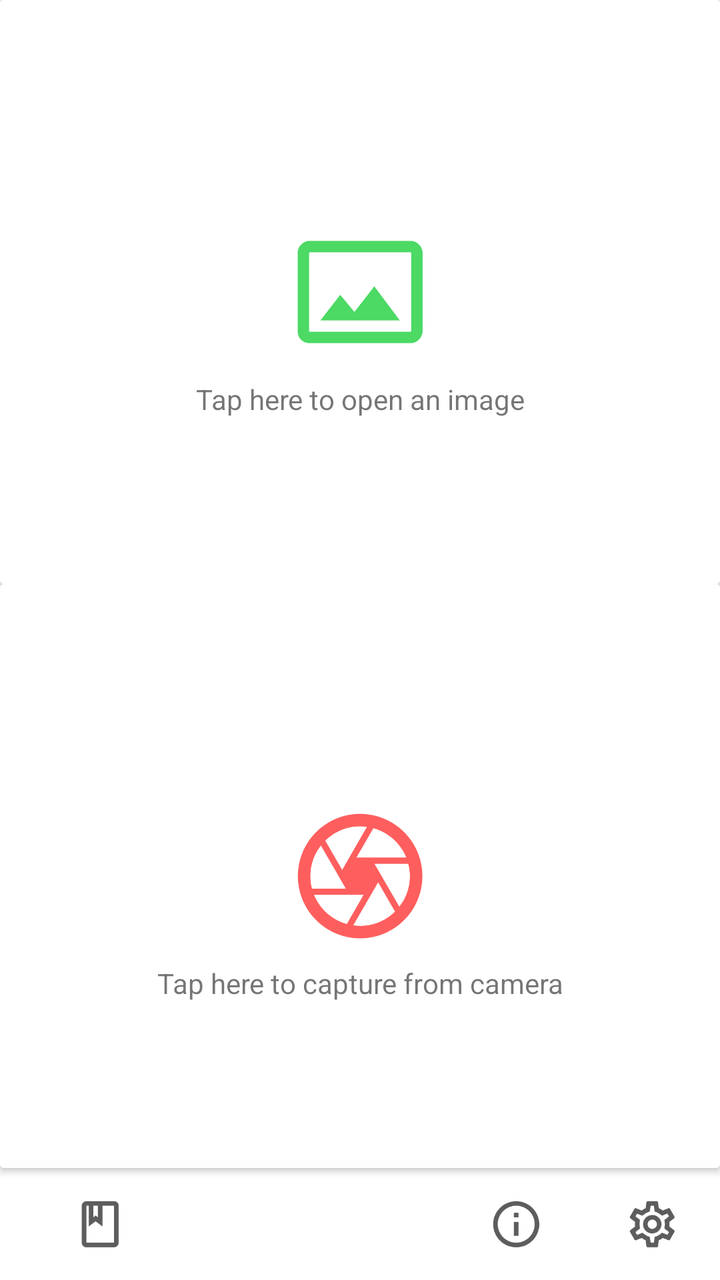
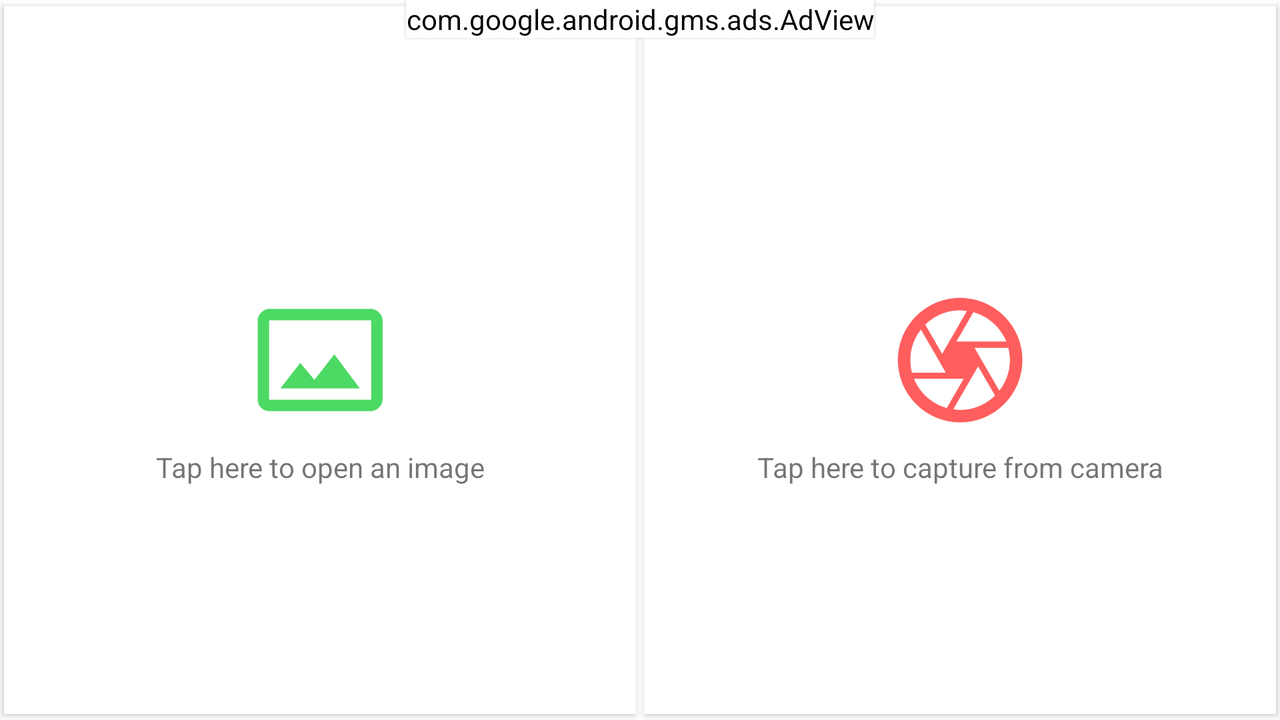

Compare how this app lays out the same screen by default and in its alternative resource folder. The renders come first, then the two layout files and the values they reference.
<!-- AndroidManifest.xml: application theme AppTheme -->
<!-- res/layout/fragment_main.xml -->
<?xml version="1.0" encoding="utf-8"?>

<LinearLayout
    xmlns:android="http://schemas.android.com/apk/res/android"
    xmlns:tools="http://schemas.android.com/tools"
    xmlns:app="http://schemas.android.com/apk/res-auto"
    android:layout_width="match_parent"
    android:layout_height="match_parent"
    android:orientation="vertical"
    tools:context=".fragments.MainFragment">

    
    <android.support.v7.widget.CardView
        android:id="@+id/open_image_card"
        android:layout_width="match_parent"
        android:layout_height="match_parent"
        app:cardElevation="2dp"
        android:focusable="true"
        android:clickable="true"
        android:stateListAnimator="@animator/open_lift_on_touch"
        android:layout_gravity="center_horizontal"
        android:layout_weight="1">

        <RelativeLayout
            android:layout_width="match_parent"
            android:layout_height="match_parent">
            <ImageView
                android:id="@+id/iv_openImage"
                android:layout_width="wrap_content"
                android:layout_height="wrap_content"
                android:layout_centerInParent="true"
                android:src="@drawable/ic_open_image"
                android:contentDescription="@string/cdesc_open_image"/>
            <TextView
                android:layout_width="match_parent"
                android:layout_height="wrap_content"
                android:layout_below="@id/iv_openImage"
                android:textAlignment="center"
                android:layout_margin="8dp"
                android:text="@string/open_image"/>
        </RelativeLayout>

    </android.support.v7.widget.CardView>

    
    <android.support.v7.widget.CardView
        android:id="@+id/capture_camera_card"
        android:layout_width="match_parent"
        android:layout_height="match_parent"
        android:focusable="true"
        android:clickable="true"
        android:stateListAnimator="@animator/camera_lift_on_touch"
        android:layout_gravity="center_horizontal"
        android:layout_weight="1">

        <RelativeLayout
            android:layout_width="match_parent"
            android:layout_height="match_parent">
            <ImageView
                android:id="@+id/iv_openCamera"
                android:layout_width="wrap_content"
                android:layout_height="wrap_content"
                android:layout_centerInParent="true"
                android:src="@drawable/ic_capture_camera"
                android:contentDescription="@string/cdesc_capture_camera"/>
            <TextView
                android:layout_width="match_parent"
                android:layout_height="wrap_content"
                android:layout_below="@id/iv_openCamera"
                android:textAlignment="center"
                android:layout_margin="8dp"
                android:text="@string/camera_capture"/>
        </RelativeLayout>

    </android.support.v7.widget.CardView>

    <include layout="@layout/toolbar_main_activity" />
</LinearLayout>
<!-- res/layout/toolbar_main_activity.xml (included above) -->
<?xml version="1.0" encoding="utf-8"?>

<android.support.design.widget.AppBarLayout
    xmlns:android="http://schemas.android.com/apk/res/android"
    android:id="@+id/main_appbar"
    android:layout_width="match_parent"
    android:layout_height="?attr/actionBarSize"
    android:layout_gravity="bottom">

    <android.support.v7.widget.Toolbar
        android:id="@+id/main_toolbar"
        android:layout_width="match_parent"
        android:layout_height="?attr/actionBarSize">

        <ImageButton
            android:id="@+id/tbtn_settings"
            android:layout_width="wrap_content"
            android:layout_height="wrap_content"
            android:layout_gravity="end"
            android:background="?attr/selectableItemBackground"
            android:contentDescription="@string/settings"
            android:padding="@dimen/padding_main_toolbar_btn"
            android:src="@drawable/ic_action_settings"
            android:tooltipText="@string/settings" />

        <ImageButton
            android:id="@+id/tbtn_about"
            android:layout_width="wrap_content"
            android:layout_height="wrap_content"
            android:layout_gravity="end"
            android:background="?attr/selectableItemBackground"
            android:contentDescription="@string/about_developer"
            android:padding="@dimen/padding_main_toolbar_btn"
            android:src="@drawable/ic_action_info"
            android:tooltipText="@string/about_developer" />

        <ImageButton
            android:id="@+id/tbtn_saved_text"
            android:layout_width="wrap_content"
            android:layout_height="wrap_content"
            android:layout_gravity="start"
            android:background="?attr/selectableItemBackground"
            android:contentDescription="@string/cdesc_saved_text"
            android:padding="@dimen/padding_main_toolbar_btn"
            android:src="@drawable/ic_action_saved"
            android:tooltipText="@string/saved_text" />
    </android.support.v7.widget.Toolbar>

</android.support.design.widget.AppBarLayout>
<!-- resources referenced by this layout -->
<resources>
  <dimen name="padding_main_toolbar_btn">22dp</dimen>
  <!-- drawable ic_action_info: png bitmap (drawable-hdpi, 1525 bytes) -->
  <!-- drawable ic_action_saved: png bitmap (drawable-hdpi, 630 bytes) -->
  <!-- drawable ic_action_settings: png bitmap (drawable-hdpi, 1932 bytes) -->
  <!-- drawable ic_capture_camera: png bitmap (drawable-hdpi, 5540 bytes) -->
  <!-- drawable ic_open_image: png bitmap (drawable-hdpi, 2090 bytes) -->
  <string name="about_developer">About Developer</string>
  <string name="camera_capture">Tap here to capture from camera</string>
  <string name="cdesc_capture_camera">Capture image from Camera</string>
  <string name="cdesc_open_image">Open Image file</string>
  <string name="cdesc_saved_text">Show saved texts</string>
  <string name="open_image">Tap here to open an image</string>
  <string name="saved_text">Saved Texts</string>
  <string name="settings">Settings</string>
  <style name="AppTheme" parent="Theme.AppCompat.Light.NoActionBar">
          
          <item name="colorPrimary">@color/colorPrimary</item>
          <item name="colorPrimaryDark">@android:color/white</item>
          <item name="colorAccent">@color/colorAccent</item>
          <item name="android:background">@android:color/white</item>
      </style>
  <color name="colorPrimary">#ffffff</color>
  <color name="colorAccent">#2196F3</color>
</resources>
<!-- res/layout-land/fragment_main.xml (the author's variant of the layout above) -->
<!-- drawn on the phone turned sideways -->
<?xml version="1.0" encoding="utf-8"?>
<FrameLayout xmlns:android="http://schemas.android.com/apk/res/android"
    xmlns:ads="http://schemas.android.com/apk/res-auto"
    xmlns:app="http://schemas.android.com/apk/res-auto"
    xmlns:tools="http://schemas.android.com/tools"
    android:layout_width="match_parent"
    android:layout_height="match_parent"
    tools:context=".fragments.MainFragment">

    <com.google.android.gms.ads.AdView
        android:id="@+id/banner_adView"
        android:layout_width="wrap_content"
        android:layout_height="wrap_content"
        android:layout_gravity="center|top"
        android:elevation="1dp"
        ads:adSize="BANNER"
        ads:adUnitId="@string/test_banner_ad_id" />

    <LinearLayout
        android:layout_width="match_parent"
        android:layout_height="match_parent"
        android:orientation="horizontal">

        
        <android.support.v7.widget.CardView
            android:id="@+id/open_image_card"
            android:layout_width="match_parent"
            android:layout_height="match_parent"
            android:layout_weight="1"
            android:clickable="true"
            android:focusable="true"
            android:stateListAnimator="@animator/open_lift_on_touch"
            app:cardCornerRadius="0dp"
            app:cardElevation="2dp"
            app:cardUseCompatPadding="true">

            <RelativeLayout
                android:layout_width="match_parent"
                android:layout_height="match_parent">

                <ImageView
                    android:id="@+id/iv_openImage"
                    android:layout_width="wrap_content"
                    android:layout_height="wrap_content"
                    android:layout_centerInParent="true"
                    android:contentDescription="@string/cdesc_open_image"
                    android:src="@drawable/ic_open_image" />

                <TextView
                    android:layout_width="match_parent"
                    android:layout_height="wrap_content"
                    android:layout_below="@id/iv_openImage"
                    android:layout_margin="8dp"
                    android:text="@string/open_image"
                    android:textAlignment="center" />
            </RelativeLayout>

        </android.support.v7.widget.CardView>


        
        <android.support.v7.widget.CardView
            android:id="@+id/capture_camera_card"
            android:layout_width="match_parent"
            android:layout_height="match_parent"
            android:layout_weight="1"
            android:clickable="true"
            android:focusable="true"
            android:stateListAnimator="@animator/camera_lift_on_touch"
            app:cardCornerRadius="0dp"
            app:cardUseCompatPadding="true">

            <RelativeLayout
                android:layout_width="match_parent"
                android:layout_height="match_parent">

                <ImageView
                    android:id="@+id/iv_openCamera"
                    android:layout_width="wrap_content"
                    android:layout_height="wrap_content"
                    android:layout_centerInParent="true"
                    android:contentDescription="@string/cdesc_capture_camera"
                    android:src="@drawable/ic_capture_camera" />

                <TextView
                    android:layout_width="match_parent"
                    android:layout_height="wrap_content"
                    android:layout_below="@id/iv_openCamera"
                    android:layout_margin="8dp"
                    android:text="@string/camera_capture"
                    android:textAlignment="center" />
            </RelativeLayout>
        </android.support.v7.widget.CardView>

    </LinearLayout>
</FrameLayout>
<!-- resources referenced by the variant -->
<!-- as the phone turned sideways resolves them -->
<resources>
  <!-- drawable ic_capture_camera: png bitmap (drawable-hdpi, 5540 bytes) -->
  <!-- drawable ic_open_image: png bitmap (drawable-hdpi, 2090 bytes) -->
  <string name="camera_capture">Tap here to capture from camera</string>
  <string name="cdesc_capture_camera">Capture image from Camera</string>
  <string name="cdesc_open_image">Open Image file</string>
  <string name="open_image">Tap here to open an image</string>
  <string name="test_banner_ad_id">ca-app-pub-3940256099942544/6300978111</string>
  <style name="AppTheme" parent="Theme.AppCompat.Light.NoActionBar">
          
          <item name="colorPrimary">@color/colorPrimary</item>
          <item name="colorPrimaryDark">@android:color/white</item>
          <item name="colorAccent">@color/colorAccent</item>
          <item name="android:background">@android:color/white</item>
      </style>
  <color name="colorPrimary">#ffffff</color>
  <color name="colorAccent">#2196F3</color>
</resources>
